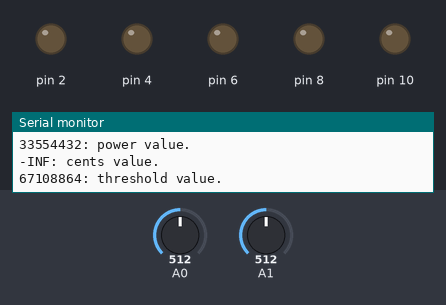
Bench run of a sketch on a simulated Arduino Uno, built with avr-gcc and run on an emulated ATmega328P. Parts: output pins drawn as LEDs (lit = HIGH), the last lines printed to the serial monitor. Inputs (shaded band) come from the test bench; at power-on: A0 = 512, A1 = 512.

Above: at 1.2 s.
1.3 s: A0 set to 715
2.8 s: A0 set to 736
At 4.0 s:
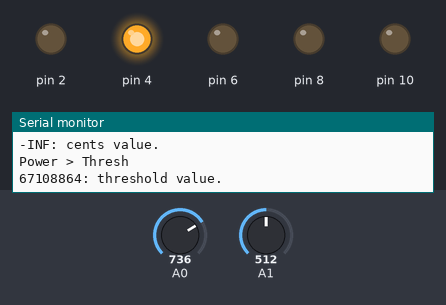
Timing chart, 0 to 5.8 s (numbered marks = the images above; inputs shaded):
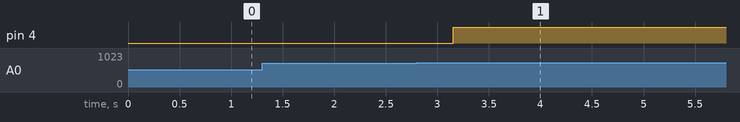

Measured:
- the behaviour switches between 724 and 725 on A0 (found by bisection; images 0 and 1)
- after the input at 2.8 s, pin 4: LOW → HIGH after 0.36 s

The sketch:

threshold_test_v1.ino
```cpp
#include "arduinoFFT.h"

#define SAMPLES 128             //SAMPLES-pt FFT. Must be a base 2 number. Max 128 for Arduino Uno.
#define SAMPLING_FREQUENCY 2048 //Ts = Based on Nyquist, must be 2 times the highest expected frequency.
#define log2(x) log(x)/log(2)

arduinoFFT FFT = arduinoFFT();

unsigned int samplingPeriod;
unsigned long microSeconds;

double vReal[SAMPLES]; //create vector of size SAMPLES to hold real values
double vImag[SAMPLES]; //create vector of size SAMPLES to hold imaginary values

unsigned long power;

String notes[] = {"C", "C#", "D", "D#", "E", "F", "F#", "G", "G#", "A", "A#", "B"};

void setLed(int cents);

void setup()
{
    Serial.begin(115200); //Baud rate for the Serial Monitor
    samplingPeriod = round(1000000*(1.0/SAMPLING_FREQUENCY)); //Period in microseconds
    pinMode(A0, INPUT);
    pinMode(A1, INPUT);
    pinMode(2, OUTPUT);
    pinMode(4, OUTPUT);
    pinMode(6, OUTPUT);
    pinMode(8, OUTPUT);
    pinMode(10, OUTPUT);
}

void loop()
{
    power = 0;
    /*Sample SAMPLES times*/
    for(int i=0; i<SAMPLES; i++)
    {
        microSeconds = micros();    //Returns the number of microseconds since the Arduino board began running the current script.

        vReal[i] = analogRead(0); //Reads the value from analog pin 0 (A0), quantize it and save it as a real term.
        vImag[i] = 0; //Makes imaginary term 0 always

        power += sq(vReal[i]);

        /*remaining wait time between samples if necessary*/
        while(micros() < (microSeconds + samplingPeriod))
        {
          //do nothing
        }
    }

    unsigned long threshold = analogRead(A1) * 1024 * (long) SAMPLES;
    Serial.println(String(threshold) + ": threshold value.");

    /*Perform FFT on samples*/
    FFT.Windowing(vReal, SAMPLES, FFT_WIN_TYP_HAMMING, FFT_FORWARD);
    FFT.Compute(vReal, vImag, SAMPLES, FFT_FORWARD);
    FFT.ComplexToMagnitude(vReal, vImag, SAMPLES);

    /*Find peak frequency and print peak*/
    double peak = FFT.MajorPeak(vReal, SAMPLES, SAMPLING_FREQUENCY);
    int midi_num = round(12.0 * log2(peak/440.0) + 69.0);
    double expected_freq = pow(2.0, (midi_num - 69.0)/12.0) * 440.0;
    double cents = 1200*log2(peak / expected_freq);
    //Serial.println(notes[midi_num%12] + " (" + cents + ")");     //Print out the most dominant frequency.
    Serial.println(String(power) + ": power value.");
    Serial.println(String(cents) + ": cents value.");
    if (power >= threshold)
    {
      Serial.println("Power > Thresh");
      setLed(cents);
    }
}

void setLed(int cents)
{
    if (cents > 25)
      {
        digitalWrite(2, LOW);
        digitalWrite(4, LOW);
        digitalWrite(6, LOW);
        digitalWrite(8, LOW);
        digitalWrite(10, HIGH);
      }
    else if (cents > 12 && cents <= 25)
      {
        digitalWrite(2, LOW);
        digitalWrite(4, LOW);
        digitalWrite(6, LOW);
        digitalWrite(8, HIGH);
        digitalWrite(10, LOW);
      }
    else if (cents > 0 && cents <= 12)
      {
        digitalWrite(2, LOW);
        digitalWrite(4, LOW);
        digitalWrite(6, HIGH);
        digitalWrite(8, LOW);
        digitalWrite(10, LOW);
      }
    else if (cents > -12 && cents <= 0)
      {
        digitalWrite(2, LOW);
        digitalWrite(4, HIGH);
        digitalWrite(6, LOW);
        digitalWrite(8, LOW);
        digitalWrite(10, LOW);
      }
    else if (cents >= -25 && cents <= -12)
      {
        digitalWrite(2, HIGH);
        digitalWrite(4, LOW);
        digitalWrite(6, LOW);
        digitalWrite(8, LOW);
        digitalWrite(10, LOW);
      }
    return;
}
```
